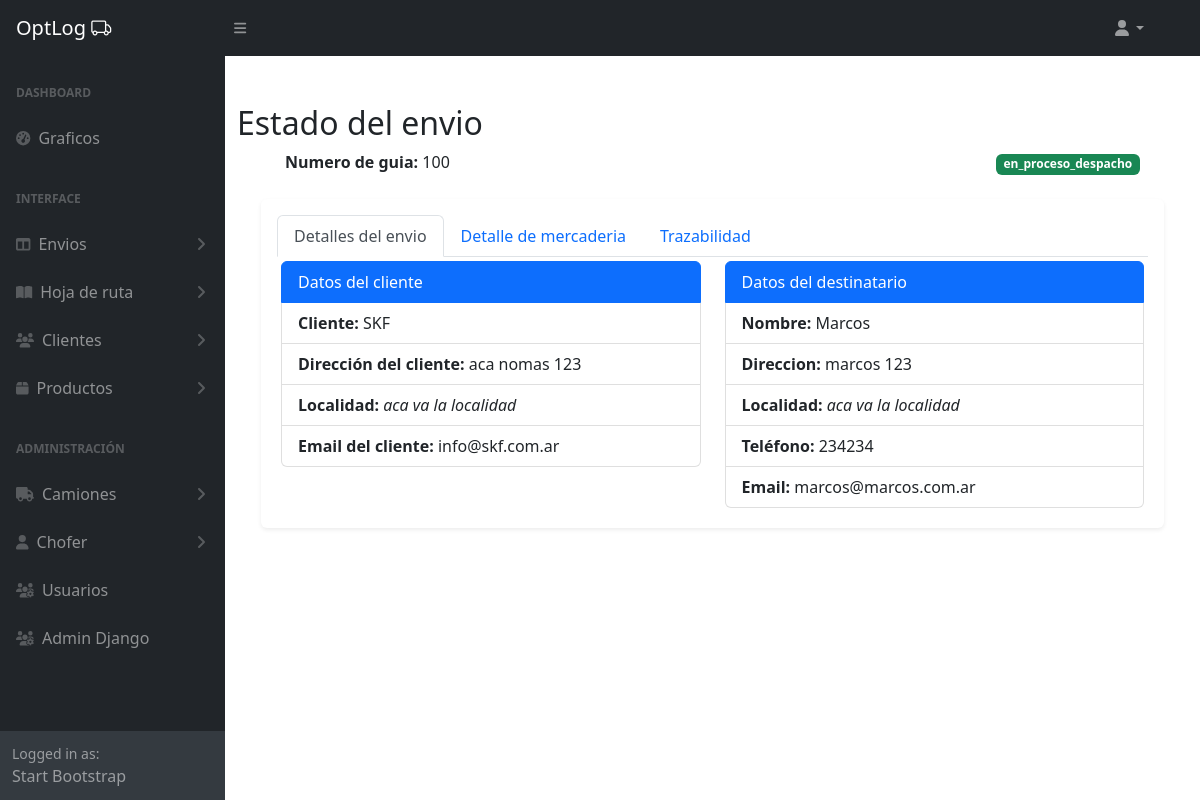
The page /envios/admin-panel/envios/1/ on the database its author committed.
### envios/models.py (models this page shows, shortened)
class Envio(models.Model):
    guia = models.PositiveIntegerField(unique=True, editable=False)
    cliente = models.ForeignKey(Cliente, on_delete=models.CASCADE, related_name='envios')
    productos = models.ManyToManyField(Producto)
    destinatario_nombre = models.CharField(max_length=255)
    destinatario_direccion = models.CharField(max_length=255)
    destinatario_telefono = models.CharField(max_length=20)
    destinatario_email = models.EmailField()
    fecha_creacion = models.DateTimeField(auto_now_add=True)
    anula = models.BooleanField(default=False)
    usuario = models.ForeignKey(User, on_delete=models.SET_NULL, null=True, blank=True, editable=False)
    class Meta:
        verbose_name = 'Envío'
        verbose_name_plural = 'Envios'

### tracking/models.py (models this page shows, shortened)
class Tracking(models.Model):
    envio = models.ForeignKey('envios.Envio', on_delete=models.CASCADE, related_name='tracking')  # Lazy reference
    estado = models.CharField(max_length=50, choices=[
        ('pendiente', 'Pendiente'),
        ('en_transito', 'En tránsito'),
        ('entregado', 'Entregado'),
        ('cancelado', 'Cancelado'),
    ])
    ubicacion = models.CharField(max_length=255, null=True, blank=True)
    fecha_actualizacion = models.DateTimeField(auto_now_add=True)
    usuario = models.ForeignKey(User, on_delete=models.SET_NULL, null=True)
    class Meta:
        verbose_name = 'Tracking'
        verbose_name_plural = 'Trackings'

### clientes/models.py (models this page shows)
class Cliente(models.Model):
    nombre = models.CharField(max_length=255)  # Nombre del cliente
    direccion = models.CharField(max_length=255)  # Dirección del cliente
    telefono = models.CharField(max_length=20)  # Teléfono del cliente
    email = models.EmailField(null=True, blank=True)
    def __str__(self):
        return self.nombre
    class Meta:
        verbose_name = 'Cliente'
        verbose_name_plural = 'Clientes'

### envios/views.py (the view)
# urls.py: path('admin-panel/envios/<int:pk>/', EnvioDetailView.as_view(), name='envio_detail'),
class EnvioDetailView(DetailView):
    model = Envio
    template_name = 'envios/envio_detail.html'
    context_object_name = 'envio'
    def get_context_data(self, **kwargs):
        context = super().get_context_data(**kwargs)
        productos = self.object.productos.all()
        total_bultos = productos.count()
        total_peso = sum(producto.peso for producto in productos)
        total_volumen = sum(producto.volumen for producto in productos)
        context['productos'] = productos
        context['total_bultos'] = total_bultos
        context['total_peso'] = total_peso
        context['total_volumen'] = total_volumen
        return context

### envios/templates/envios/envio_detail.html (shortened to what this page needs)
{% extends 'core/base_admin.html' %}
{% block main %}
<div class="container mt-5">
  <h2>Estado del envio</h2>
  <div class="d-flex align-items-center justify-content-between px-5">
    <div>
      <strong>Numero de guia: </strong>{{envio.guia}}</li>
    </div>
    <div>
      <span class="badge text-bg-success">
        {{ envio.tracking.last.estado }}</span>
    </div>
  </div>
  <div class="shadow-sm p-3 m-4 mb-5 bg-white rounded">
    <ul class="nav nav-tabs" id="myTab" role="tablist">
      <li class="nav-item" role="presentation">
        <button class="nav-link active" id="home-tab" data-bs-toggle="tab" data-bs-target="#home-tab-pane" type="button" role="tab" aria-controls="home-tab-pane" aria-selected="true">Detalles del envio</button>
      </li>
      <li class="nav-item" role="presentation">
        <button class="nav-link" id="profile-tab" data-bs-toggle="tab" data-bs-target="#profile-tab-pane" type="button" role="tab" aria-controls="profile-tab-pane" aria-selected="false">Detalle de mercaderia</button>
      </li>
      <li class="nav-item" role="presentation">
        <button class="nav-link" id="contact-tab" data-bs-toggle="tab" data-bs-target="#contact-tab-pane" type="button" role="tab" aria-controls="contact-tab-pane" aria-selected="false">Trazabilidad</button>
      </li>
    </ul>
    <div class="tab-content" id="myTabContent">
      <div class="tab-pane fade show active p-1" id="home-tab-pane" role="tabpanel" aria-labelledby="home-tab" tabindex="0">
        <div class="row">
          <div class="col-12 col-md-6  ">
            <ul class="list-group">
              <li class="list-group-item active" aria-current="true">Datos del cliente</li>
              <li class="list-group-item"><strong>Cliente:</strong> {{envio.cliente | capfirst}}</li>
              <li class="list-group-item"><strong>Dirección del cliente:</strong>
                {{ envio.cliente.direccion }}
              </li>
              <li class="list-group-item"><strong>Localidad: </strong><em>aca va la localidad</em></li>
              <li class="list-group-item"><strong>Email del cliente:</strong>
                {{ envio.cliente.email }}
              </li>
            </ul>
          </div>
          <div class="col-12 col-md-6  ">
            <ul class="list-group">
              <li class="list-group-item active" aria-current="true">Datos del destinatario</li>
              <li class="list-group-item"><strong>Nombre:</strong> {{envio.destinatario_nombre}}</li>
              <li class="list-group-item"><strong>Direccion:</strong> {{envio.destinatario_direccion}}</li>
              <li class="list-group-item"><strong>Localidad: </strong><em>aca va la localidad</em></li>
              <li class="list-group-item"><strong>Teléfono:</strong> {{envio.destinatario_telefono}}</li>
              <li class="list-group-item"><strong>Email:</strong> {{envio.destinatario_email}}</li>
            </ul>
          </div>
        </div>
      </div>
    </div>
  </div>
</div>
</div>
</div>
{% endblock main %}

### rows shown on the page
Envio: guia "100", tracking.last.estado "en_proceso_despacho", cliente "SKF", cliente.direccion "aca nomas 123", cliente.email "info@skf.com.ar", destinatario_nombre "Marcos", destinatario_direccion "marcos 123", destinatario_telefono "234234", destinatario_email "marcos@marcos.com.ar"
